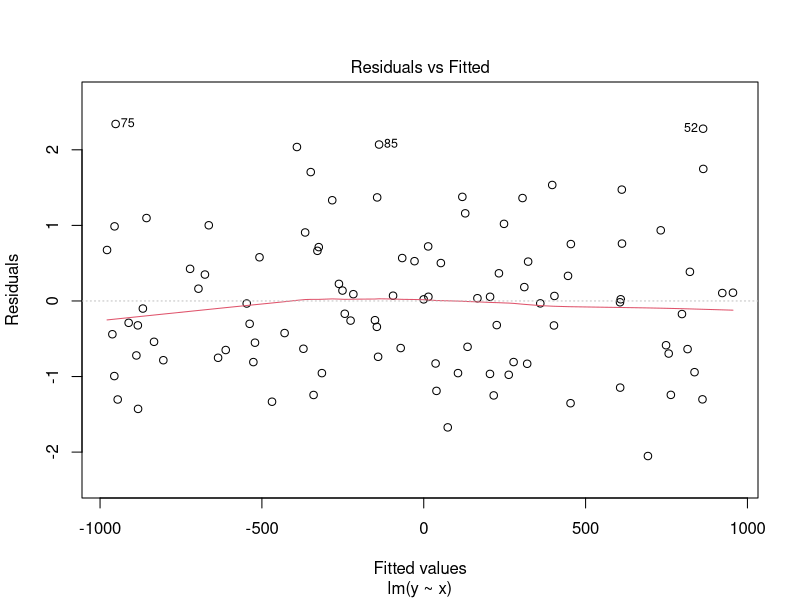
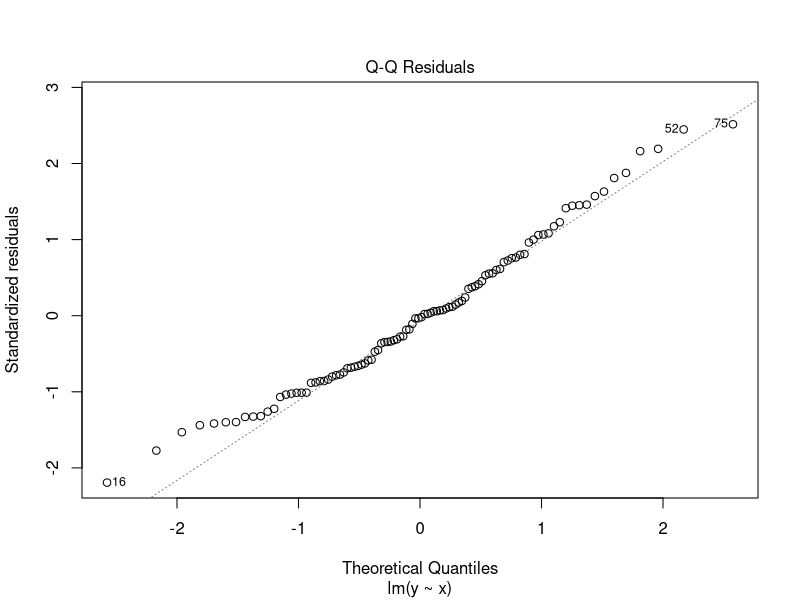
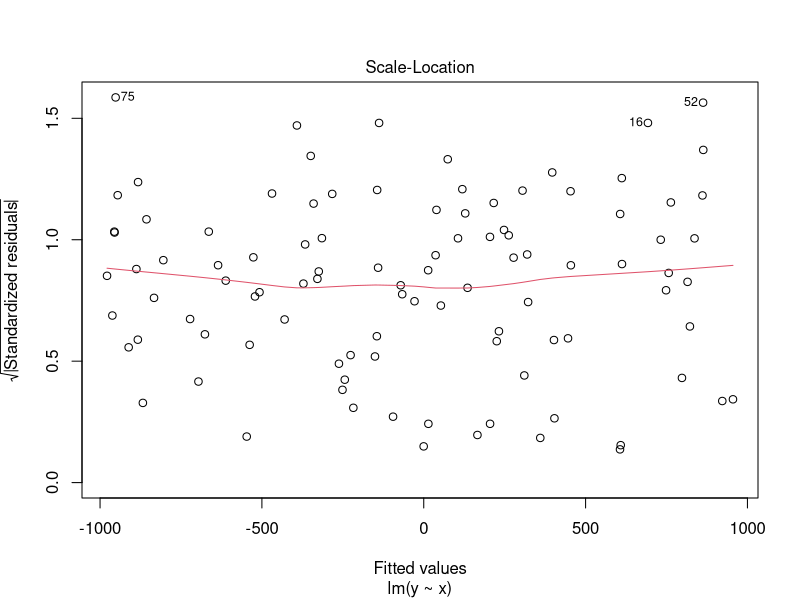
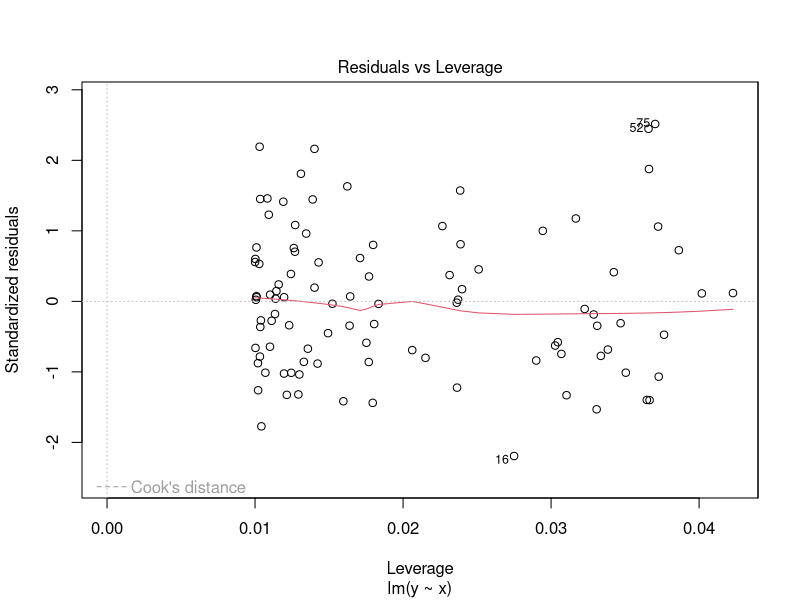

Reproduce these figures in R, in order. (Note: this script raises an error after producing the figures.)
exercise3 <- function(m, xmin, xmax, sigma){
    x <- runif(m, min = xmin, max = xmax)
    
    e <- rnorm(m, sigma)

    a <- 3
    
    b <- 5

    y <- a + b * x + e

    plot(lm(y~x))
    
    summary(g)
}

print("a")
exercise3(100, -200, 200, 1.5)

print("b")
exercise3(10, -5, 5, 1)

print("c")
exercise3(10000, -5, 5, 1)

print("d")
exercise3(10, 5, 5.2, 1)

print("e")
exercise3(10000, 5, 5.2, 1.5)

print("f")
exercise3(10, 5, 5.2, 0.01)